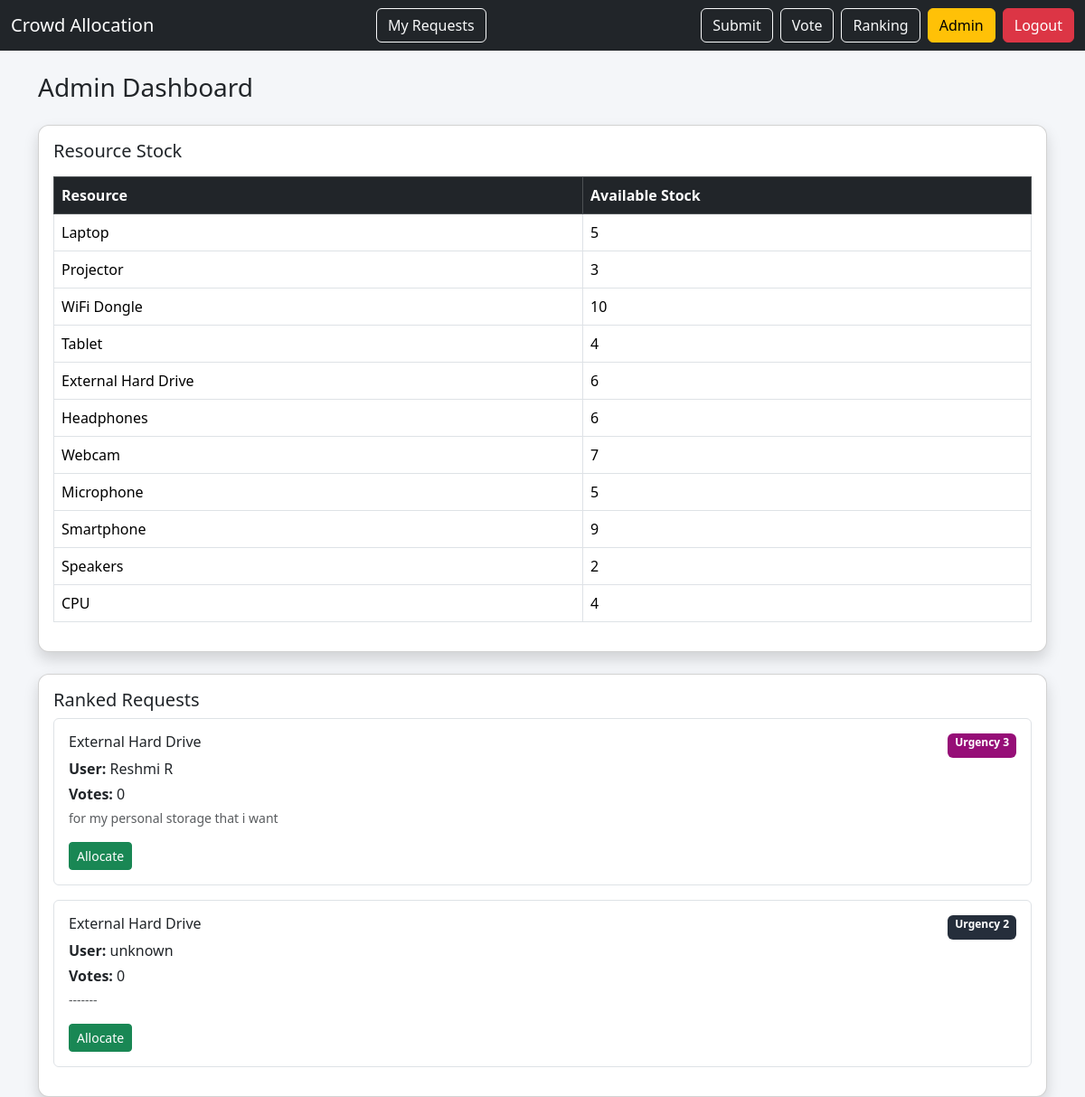
The app's page /admin (signed in), older data.
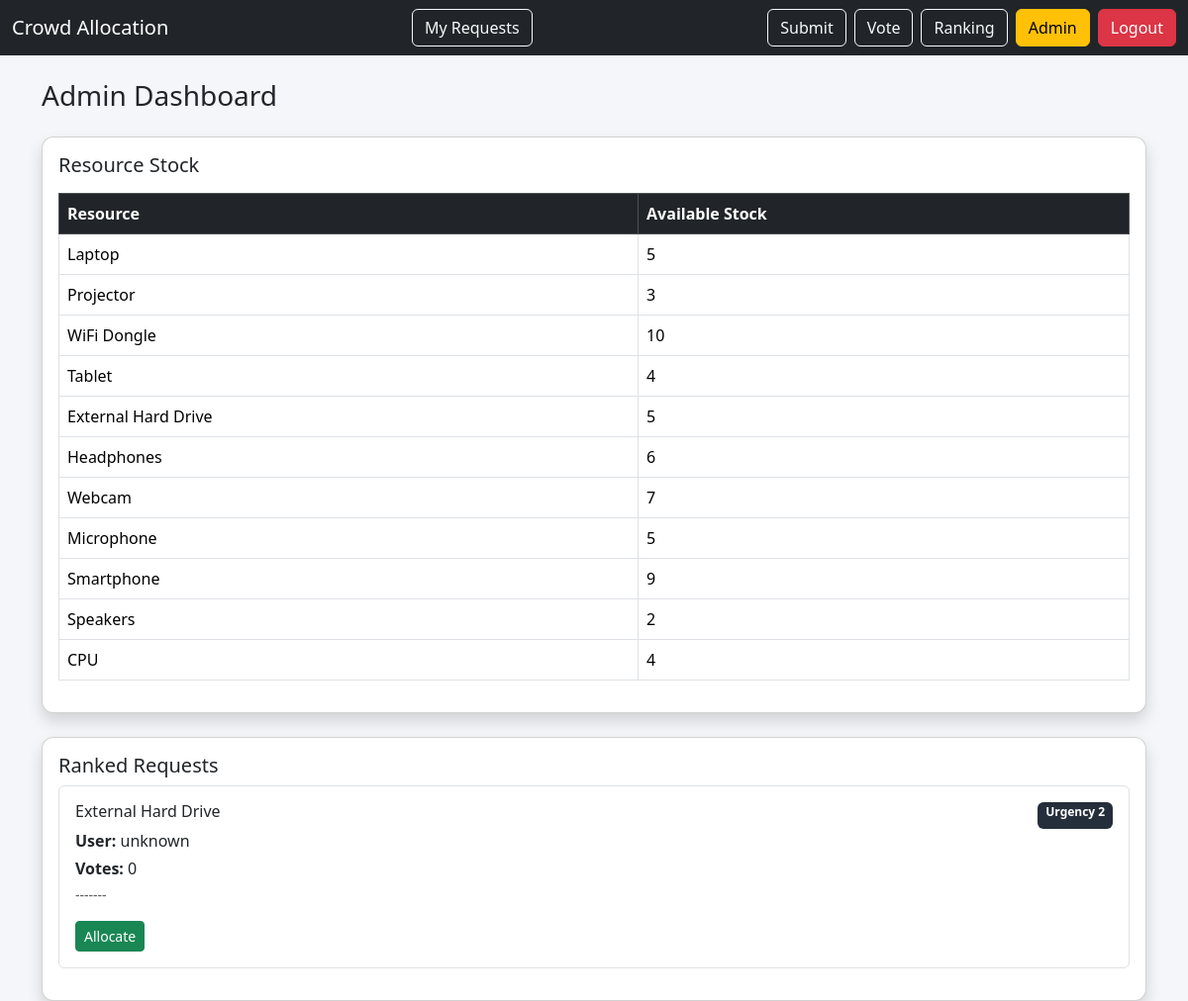
The same page, newer data.
### app.py (models this page shows)
class Resource(db.Model):
    id = db.Column(db.Integer, primary_key=True)
    name = db.Column(db.String(100), unique=True, nullable=False)
    stock = db.Column(db.Integer, nullable=False)

class ResourceRequest(db.Model):
    id = db.Column(db.Integer, primary_key=True)
    user_id = db.Column(db.Integer, db.ForeignKey("user.id"))
    name = db.Column(db.String(100), nullable=False)
    resource = db.Column(db.String(200), nullable=False)
    reason = db.Column(db.Text, nullable=False)
    urgency = db.Column(db.Integer, nullable=False)
    created_at = db.Column(db.DateTime, default=datetime.now)
    allocated = db.Column(db.Boolean, default=False)
    votes = db.relationship("Vote", backref="request", lazy=True)

### app.py (the view)
@app.route("/admin")
def admin():
    if not session.get("is_admin"):
        return "Access denied"
    return render_template(
        "admin.html",
        resources=Resource.query.all(),
        ranking=ResourceRequest.query.filter_by(allocated=False).all()
    )

### templates/admin.html (shortened to what this page needs)
{% extends "base.html" %}
{% block content %}
<h3 class="mb-4">Admin Dashboard</h3>
<div class="card shadow mb-4 p-3">
    <h5>Resource Stock</h5>
    <table class="table table-bordered mt-2">
        <thead class="table-dark">
            <tr>
                <th>Resource</th>
                <th>Available Stock</th>
            </tr>
        </thead>
        <tbody>
            {% for r in resources %}
            <tr>
                <td>{{ r.name }}</td>
                <td>{{ r.stock }}</td>
            </tr>
            {% endfor %}
        </tbody>
    </table>
</div>
<div class="card shadow p-3">
    <h5>Ranked Requests</h5>
    {% for r in ranking %}
    <div class="border rounded p-3 mb-3">
        <div class="d-flex justify-content-between">
            <h6>{{ r.resource }}</h6>
            <span class="badge urgency-{{ r.urgency }}">
                Urgency {{ r.urgency }}
            </span>
        </div>
        <p class="mb-1"><b>User:</b> {{ r.name }}</p>
        <p class="mb-1"><b>Votes:</b> {{ r.votes|length }}</p>
        <p class="small text-muted">{{ r.reason }}</p>
        <a href="/allocate/{{ r.id }}" class="btn btn-success btn-sm">
            Allocate
        </a>
    </div>
    {% endfor %}
</div>
{% endblock %}

Row changes from the older to the newer data that the page shows:
no longer on this page (row edited): ResourceRequest: resource "External Hard Drive", urgency "3", name "Reshmi R", votes|length "0", reason "for my personal storage that i want"
changed Resource "External Hard Drive": stock "6" → "5"
